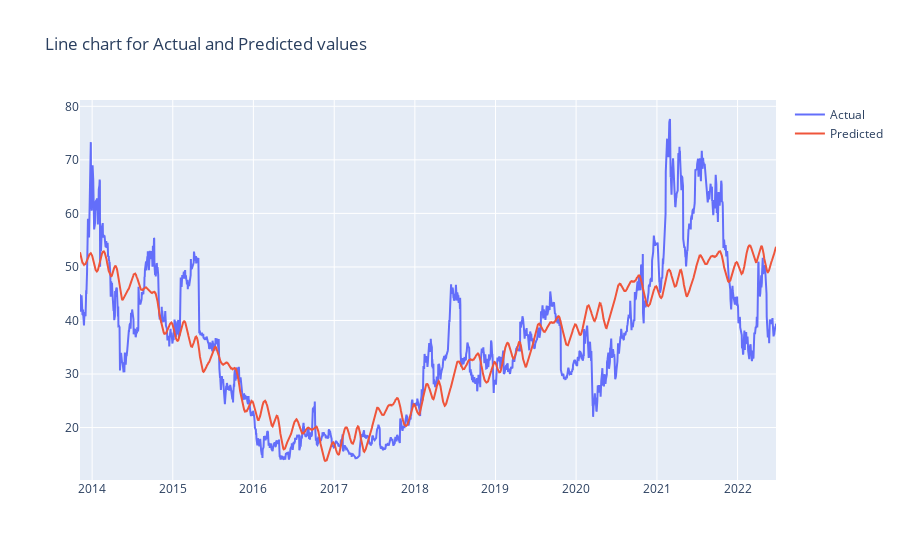

Write notebook code for a chart like this one.
### Code cell
# create the graph for comparison
fig = go.Figure()
fig.add_trace(go.Scatter(x=df2['ds'], y=y_true,
                    mode='lines',
                    name='Actual'))
fig.add_trace(go.Scatter(x=df2['ds'], y=y_pred,
                    mode='lines',
                    name='Predicted'))
fig['layout'].update(title='Line chart for Actual and Predicted values')
fig.show()

### Figure 1 — Plotly figure (JSON) as saved in the notebook; plotly's stock layout.template omitted (floating-point values rounded to 4 significant figures; data arrays with more than 128 entries replaced by an {"elided": "..."} marker saying what was removed)
{"data": [{"mode": "lines", "name": "Actual", "type": "scatter", "x": {"elided": "2172 str values"}, "y": {"elided": "2172 float values"}}, {"mode": "lines", "name": "Predicted", "type": "scatter", "x": {"elided": "2172 str values"}, "y": {"elided": "2172 float values"}}], "layout": {"title": {"text": "Line chart for Actual and Predicted values"}}}
